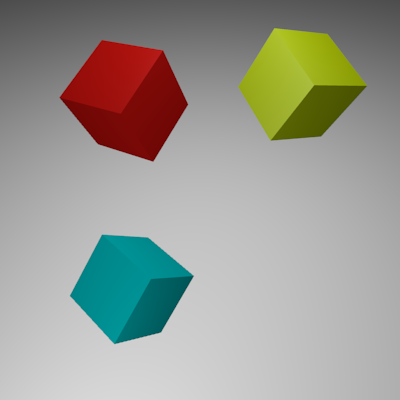
#> input picture pratica_02_seam_remove/Example/test.png, 400 x 400 px, found by its file name
$ python mask.py
#> lines starting #> are read from the running program, lines starting #| are printed output that depends on the picture; after the words box and inside, x2 and y2 are one past the last pixel; in counts of white or black regions, pixels touching at a corner belong together
import cv2
import numpy as np
import matplotlib.pyplot as plt

# Carregar a imagem original
image_path = "/home/natalia/Música/praticas_visão/pratica_03_seam_remove/Example/test.png"  # Substituir pelo caminho correto da nova imagem
image = cv2.imread(image_path)
#> image is the input picture: shape (400, 400, 3); mean B, G, R 146.5, 154.5, 154.2

# Redimensionar a imagem para garantir que seja processada nas dimensões corretas (opcional)
image_resized = cv2.resize(image, (400, 400))

# Converter a imagem para o espaço de cores HSV
hsv_image = cv2.cvtColor(image_resized, cv2.COLOR_BGR2HSV)
#> hsv_image: shape (400, 400, 3); mean H, S, V 7.7, 42.4, 162.5

# Definir os limites inferior e superior para a cor vermelha no espaço HSV
lower_red = np.array([0, 120, 70])
upper_red = np.array([10, 255, 255])

# Criar a máscara para isolar a cor vermelha
mask1 = cv2.inRange(hsv_image, lower_red, upper_red)
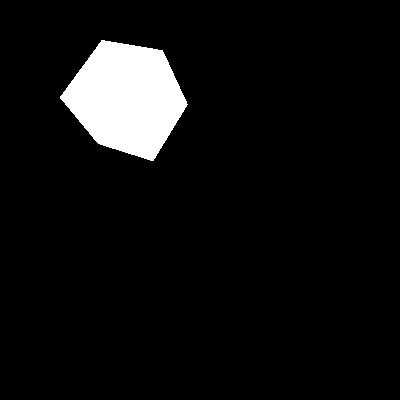
#> mask1: shape (400, 400); 6.3% white; 1 white region, box (x1, y1, x2, y2) and area: (60, 40, 188, 161) 10081

# Outros tons de vermelho no espaço HSV
lower_red2 = np.array([170, 120, 70])
upper_red2 = np.array([180, 255, 255])

# Combinar ambas as máscaras
mask2 = cv2.inRange(hsv_image, lower_red2, upper_red2)
#> mask2: shape (400, 400); every value is 0

# Combinar as duas máscaras para cobrir a faixa completa do vermelho
mask = mask1 + mask2

# Aplicar operações morfológicas para remover pequenos artefatos
kernel = np.ones((5, 5), np.uint8)
mask_cleaned = cv2.morphologyEx(mask, cv2.MORPH_CLOSE, kernel)
mask_cleaned = cv2.morphologyEx(mask_cleaned, cv2.MORPH_OPEN, kernel)
#> mask_cleaned: shape (400, 400); 6.3% white; 1 white region, box (x1, y1, x2, y2) and area: (61, 41, 187, 160) 10069

# Suavizar a máscara para eliminar ruídos
mask_cleaned = cv2.GaussianBlur(mask_cleaned, (5, 5), 0)

# Inverter a máscara para deixar o cubo vermelho preto e o fundo branco
inverted_mask = cv2.bitwise_not(mask_cleaned)
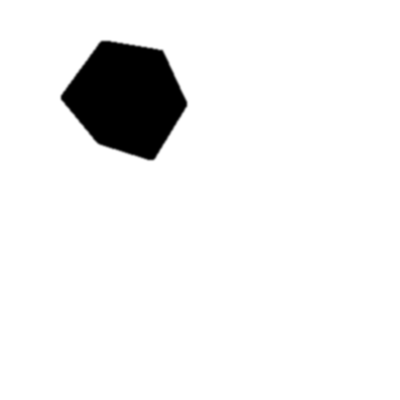
#> inverted_mask: shape (400, 400); min 0, max 255, mean 239

# Mostrar a imagem original e a máscara invertida
plt.subplot(1, 2, 1)
plt.title('Imagem Original')
plt.imshow(cv2.cvtColor(image_resized, cv2.COLOR_BGR2RGB))

plt.subplot(1, 2, 2)
plt.title('Máscara Invertida (Cubo Vermelho Preto)')
plt.imshow(inverted_mask, cmap='gray')

plt.show()
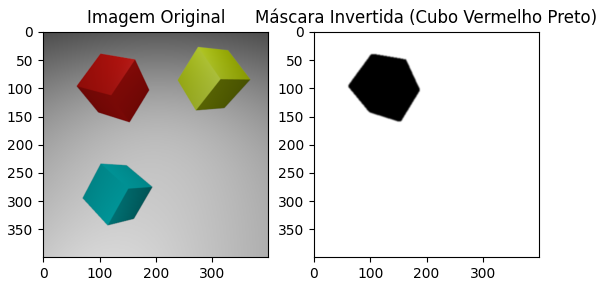
#> figure drawn by matplotlib, 2 panels

# Salvar a máscara invertida gerada
cv2.imwrite("/home/natalia/Música/praticas_visão/pratica_03_seam_remove/Example/mascara.png", inverted_mask)
